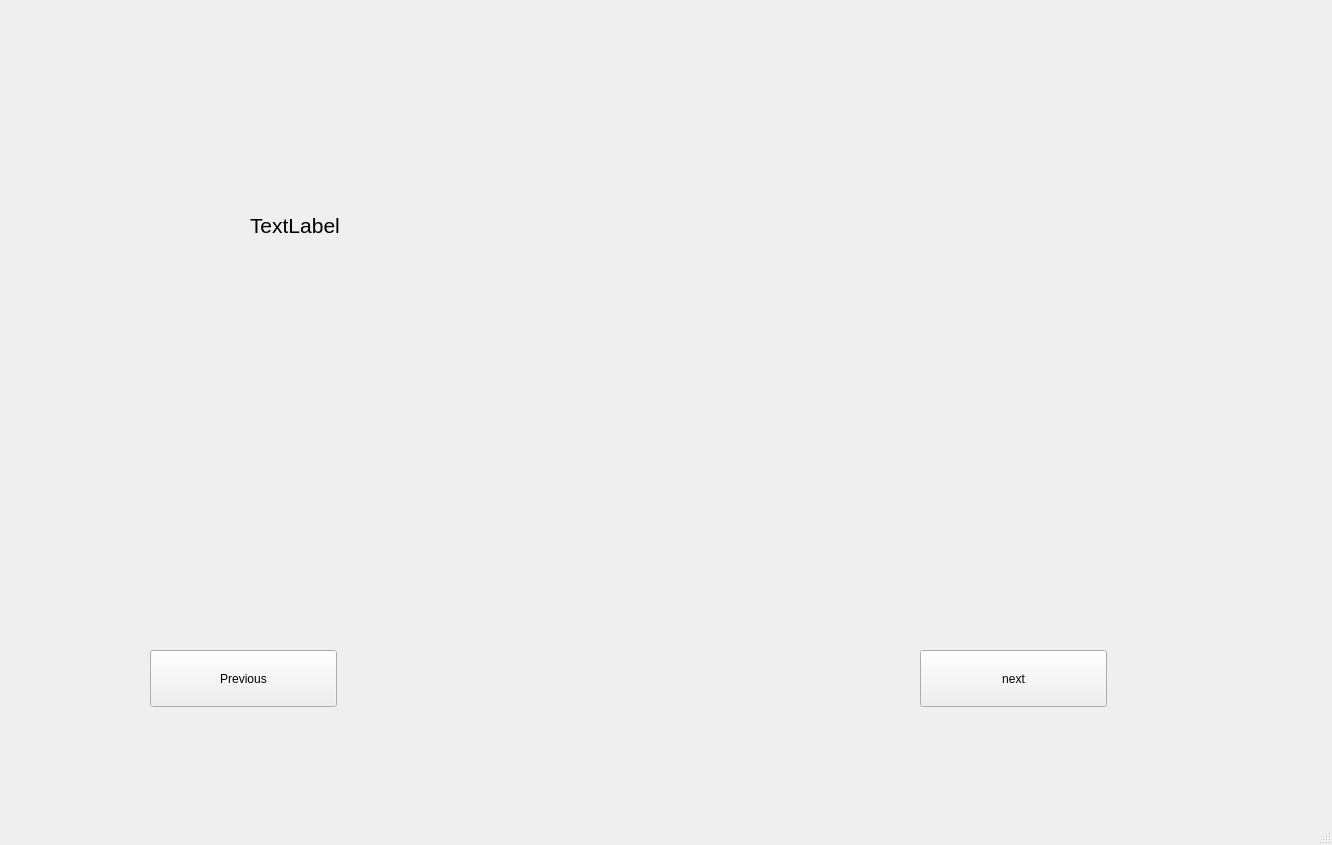
<?xml version="1.0" encoding="UTF-8"?>
<ui version="4.0">
 <class>MainWindow</class>
 <widget class="QMainWindow" name="MainWindow">
  <property name="geometry">
   <rect>
    <x>0</x>
    <y>0</y>
    <width>1332</width>
    <height>845</height>
   </rect>
  </property>
  <property name="windowTitle">
   <string>MainWindow</string>
  </property>
  <widget class="QWidget" name="centralwidget">
   <widget class="QPushButton" name="prev_button">
    <property name="geometry">
     <rect>
      <x>150</x>
      <y>650</y>
      <width>187</width>
      <height>57</height>
     </rect>
    </property>
    <property name="text">
     <string>Previous</string>
    </property>
   </widget>
   <widget class="QPushButton" name="next_button">
    <property name="geometry">
     <rect>
      <x>920</x>
      <y>650</y>
      <width>187</width>
      <height>57</height>
     </rect>
    </property>
    <property name="text">
     <string>next</string>
    </property>
   </widget>
   <widget class="QLabel" name="label">
    <property name="geometry">
     <rect>
      <x>250</x>
      <y>110</y>
      <width>691</width>
      <height>231</height>
     </rect>
    </property>
    <property name="font">
     <font>
      <pointsize>16</pointsize>
     </font>
    </property>
    <property name="text">
     <string>TextLabel</string>
    </property>
   </widget>
  </widget>
  <widget class="QMenuBar" name="menubar">
   <property name="geometry">
    <rect>
     <x>0</x>
     <y>0</y>
     <width>1332</width>
     <height>47</height>
    </rect>
   </property>
  </widget>
  <widget class="QStatusBar" name="statusbar"/>
 </widget>
 <resources/>
 <connections/>
</ui>
